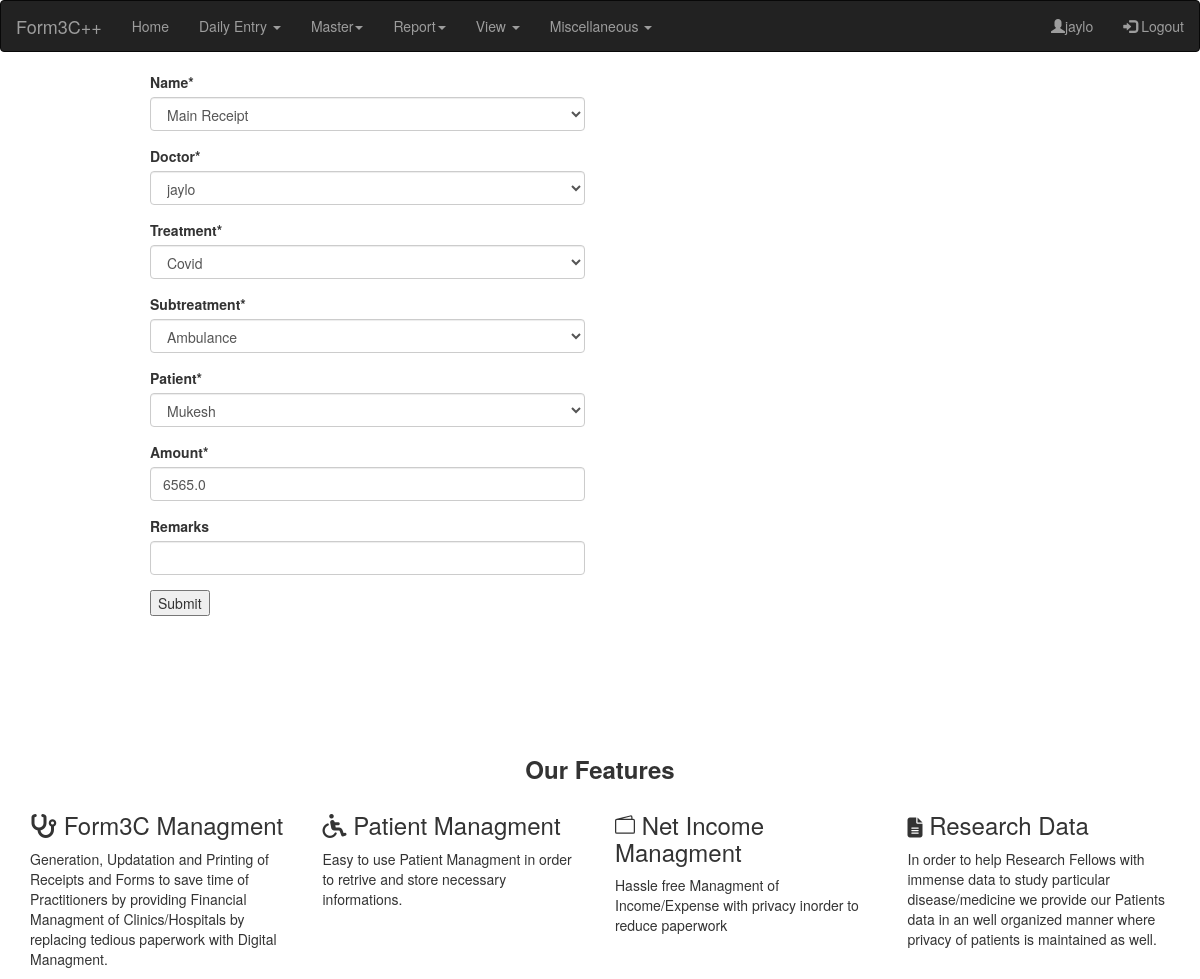
The page /UpdateReceipt/9/ (signed in) on the database its author committed.
### Forms/models.py (models this page shows, shortened)
class ReceiptType(models.Model):
	name = models.CharField(max_length=200, null=True)
	remarks = models.CharField(max_length=200, null=True, blank = True)
	def __str__(self):
		return self.name

class Patient(models.Model):
	name = models.CharField(max_length=200, null=True)
	phone = models.CharField(max_length=200, null=True)
	age = models.FloatField(null=True)
	gender = models.CharField(max_length=6,null=True)
	doctor = models.ForeignKey(Doctor, null=True, on_delete = models.SET_NULL)
	hospital_name = models.ForeignKey(Hospital, null=True, on_delete = models.SET_NULL)
	def __str__(self):
		return self.name

class Receipt(models.Model):
	name = models.ForeignKey(ReceiptType, null=True, on_delete =models.SET_NULL)
	doctor = models.ForeignKey(Doctor, null=True, on_delete =models.SET_NULL)
	treatment = models.ForeignKey(Treatment, null=True, on_delete =models.SET_NULL)
	subtreatment = models.ForeignKey(SubTreatment, null=True, on_delete =models.SET_NULL)
	patient = models.ForeignKey(Patient, null=True, on_delete =models.SET_NULL)
	date = models.DateTimeField(auto_now_add=True, null=True)
	amount = models.FloatField(null=True)
	remarks = models.CharField(max_length=200, null=True, blank = True)

class Treatment(models.Model):
	treatment = models.CharField(max_length=50, null=True)
	remarks = models.CharField(max_length=200, null=True, blank = True)
	def __str__(self):
		return self.treatment

### Forms/views.py (the view)
# urls.py: path('UpdateReceipt/<str:pk>/',views.UpdateReceipt,name='form-update-receipt'),
@login_required(login_url='login')
def UpdateReceipt(request, pk):
	viewreceipt= Receipt.objects.get(id=pk)
	form = ReceiptForm(instance = viewreceipt)
	if request.method == 'POST':
		form = ReceiptForm(request.POST,instance = viewreceipt)
		if form.is_valid():
			form.save()
			return redirect('/ViewReceipt/')
	context = {'form':form}
	return render(request, 'Forms/UpdateReceipt.html', context)

### Forms/forms.py
class ReceiptForm(ModelForm):
	class Meta:
		model = Receipt
		fields ='__all__'

### Forms/models.py (called while the page is built)
	def __str__(self):
		return self.user.username

	def __str__(self):
		return self.sub_treatment

### Forms/templates/Forms/UpdateReceipt.html (shortened to what this page needs)
{%  extends 'Forms/base.html' %}
{% load crispy_forms_tags %}
{% load static %}
{% block content %}
<div style="margin:0 auto;width:75%;text-align:left">
<div class="row">
	<div class="col-md-6">
		<div class="card card-body">
			<form action="" method="POST">
				{{form|crispy}}
				<input type="submit" name="Submit">
			</form>
		</div>
	</div>
</div>
</div>
{% endblock %}

### Forms/templates/Forms/base.html (shortened to what this page needs)
 {% load static %}
<!DOCTYPE html>
<html lang="en">
<head>
  <link rel="stylesheet" href="https://maxcdn.bootstrapcdn.com/bootstrap/3.4.1/css/bootstrap.min.css">
  <link rel="stylesheet" href="https://cdnjs.cloudflare.com/ajax/libs/font-awesome/4.7.0/css/font-awesome.min.css">
</head>
<body>
  <nav class="navbar navbar-inverse">
  <div class="container-fluid">
    <div class="navbar-header">
      <a class="navbar-brand" href="{% url 'form-home' %}">Form3C++</a>
    </div>
    <ul class="nav navbar-nav">
      <li><a href="{% url 'form-home' %}">Home</a></li>
      <li class="dropdown"><a class="dropdown-toggle" data-toggle="dropdown" href="#">Daily Entry <span class="caret"></span></a>
      </li>
       <li class="dropdown"><a class="dropdown-toggle" data-toggle="dropdown" href="#">Master<span class="caret"></span></a>
      </li>
      <li class="dropdown"><a class="dropdown-toggle" data-toggle="dropdown" href="#">Report<span class="caret"></span></a>
      </li>
      <li class="dropdown"><a class="dropdown-toggle" data-toggle="dropdown" href="#">View <span class="caret"></span></a>
      </li>
      <li class="dropdown"><a class="dropdown-toggle" data-toggle="dropdown" href="#">Miscellaneous <span class="caret"></span></a>
      </li>
    </ul>
    <ul class="nav navbar-nav navbar-right">
      <li><a href="{% url 'profile'%}"><span class="glyphicon glyphicon-user"></span>{{request.user}}</a></li>
      <li><a href="{% url 'logout' %}"><span class="glyphicon glyphicon-log-in"></span> Logout</a></li>
    </ul>
</nav>
{% block content %}
{% endblock content %}
<br>
<br>
<br>
<br>
<br>
<br>
{% include 'Forms/footer.html'%}
</body>
</html>

### rows shown on the page
ReceiptType: name "Main Receipt"
Receipt: doctor "jaylo", subtreatment "Ambulance", patient "Mukesh", amount "6565.0"
Treatment: treatment "Covid"

### other values the page prints
{{ request.user }} "jaylo"
